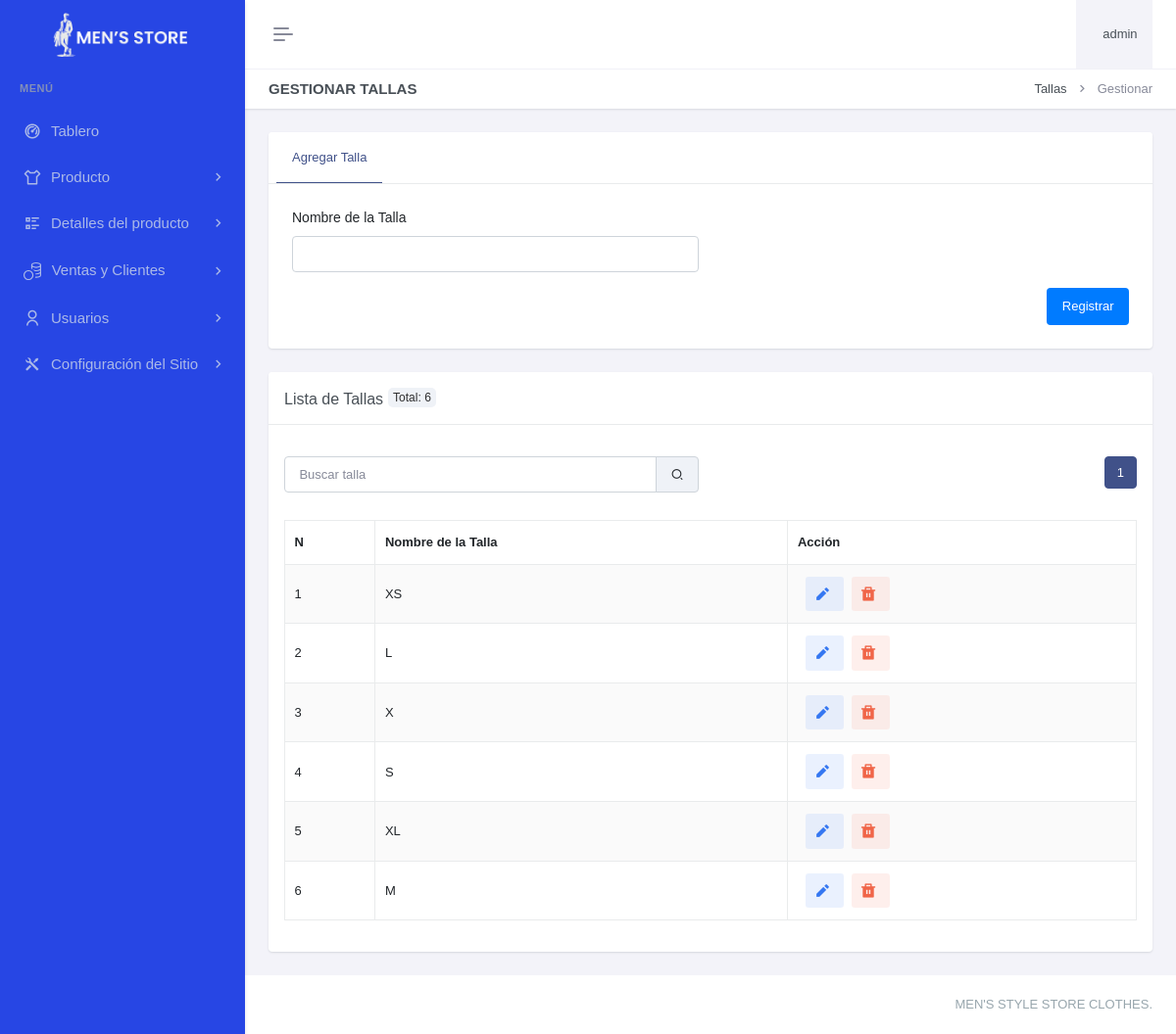
Before: /paneladministrador/detallesproducto/talla/gestionar-talla.php (signed in) with the older database file.
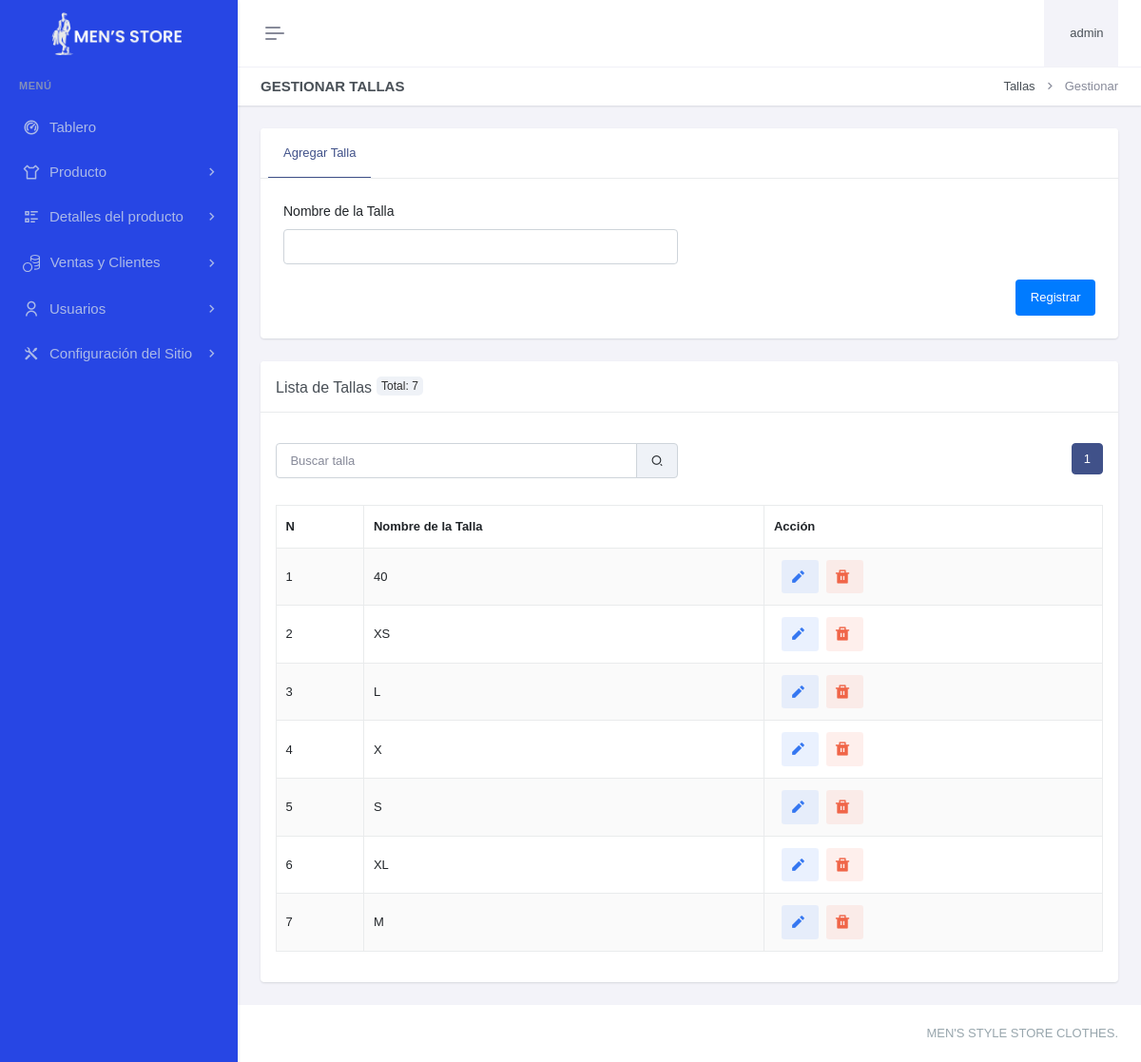
After: the same page with the newer database file.
### tables this page shows
CREATE TABLE `talla` (
  `talId` int(11) NOT NULL,
  `talNombre` varchar(30) DEFAULT NULL,
  `talFechaRegis` datetime DEFAULT current_timestamp()
);

### paneladministrador/detallesproducto/talla/gestionar-talla.php (the view, shortened to what this page needs)
<?php
include "../../header.php";
include "../../sidebar.php";
$registros_por_pagina = 10;
$pagina_actual = isset($_GET['pagina']) ? (int)$_GET['pagina'] : 1;
$offset = ($pagina_actual - 1) * $registros_por_pagina;
$search = isset($_GET['search']) ? trim($_GET['search']) : '';
$query_total = "SELECT COUNT(*) as total FROM talla WHERE talNombre LIKE ?";
$search_param = "%$search%";
$stmt_total = $con->prepare($query_total);
$stmt_total->bind_param('s', $search_param);
$stmt_total->execute();
$result_total = $stmt_total->get_result();
$total_registros = $result_total->fetch_assoc()['total'];
$total_paginas = ceil($total_registros / $registros_por_pagina);
?>
<div class="main-content">
    <div class="page-content">
        <div class="container-fluid">
            <div class="row">
                <div class="col-12">
                    <div class="page-title-box d-sm-flex align-items-center justify-content-between">
                        <h4 class="mb-sm-0">Gestionar Tallas</h4>
                        <div class="page-title-right">
                            <ol class="breadcrumb m-0">
                                <li class="breadcrumb-item"><a href="javascript: void(0);">Tallas</a></li>
                                <li class="breadcrumb-item active">Gestionar</li>
                            </ol>
                        </div>
                    </div>
                </div>
            </div>
            <div class="row">
                <div class="col-xxl-9">
                    <div class="card mt-xxl-n5">
                        <div class="card-header">
                            <ul class="nav nav-tabs-custom rounded card-header-tabs border-bottom-0" role="tablist">
                                <li class="nav-item">
                                    <a class="nav-link active" data-bs-toggle="tab" href="#tallaDetails" role="tab" aria-selected="false">
                                        <i class="fas fa-ruler"></i> Agregar Talla
                                    </a>
                                </li>
                            </ul>
                        </div>
                        <div class="card-body p-4">
                            <div class="tab-content">
                                <div class="tab-pane active" id="tallaDetails" role="tabpanel">
                                    <form method="POST" action="">
                                        <div class="row">
                                            <div class="col-lg-6">
                                                <div class="mb-3">
                                                    <label for="talla_nombre" class="form-label">Nombre de la Talla</label>
                                                    <input type="text" class="form-control" id="talla_nombre" name="talla_nombre" required>
                                                </div>
                                            </div>
                                            <div class="col-lg-12">
                                                <div class="hstack gap-2 justify-content-end">
                                                    <button type="submit" class="btn btn-primary">Registrar</button>
                                                </div>
                                            </div>
                                        </div>
                                    </form>
                                </div>
                            </div>
                        </div>
                    </div>
                    <div class="card mt-4">
                        <div class="card-header">
                            <h5 class="card-title mb-0">Lista de Tallas<div class="badge-total">Total: <?php echo $total_registros; ?></div></h5>
                        </div>
                        <div class="alert-fk px-3 pt-3">
                        </div>
                        <div class="card-body">
                            <div class="row mb-3">
                                <div class="col-md-6">
                                    <div class="input-group">
                                        <input type="text" id="search" class="form-control" placeholder="Buscar talla" value="<?php echo htmlspecialchars($search); ?>">
                                        <span class="input-group-text"><i class="ri-search-2-line"></i></span>
                                    </div>
                                </div>
                                <div class="col-md-6 d-flex justify-content-end">
                                <nav aria-label="Page navigation example">
                                    <ul class="pagination justify-content-center">
                                        <?php for ($i = 1; $i <= $total_paginas; $i++): ?>
                                            <li class="page-item <?php echo ($i == $pagina_actual) ? 'active' : ''; ?>">
                                                <a class="page-link" href="?pagina=<?php echo $i; ?>&search=<?php echo htmlspecialchars($search); ?>#example"><?php echo $i; ?></a>
                                            </li>
                                        <?php endfor; ?>
                                    </ul>
                                </nav>
                                </div>
                            </div>
                            <table id="example" class="table table-bordered dt-responsive nowrap table-striped align-middle" style="width:100%">
                                <thead>
                                    <tr>
                                    <th>N</th>
                                        <th>Nombre de la Talla</th>
                                        <th class="accion-col">Acción</th>
                                    </tr>
                                </thead>
                                <tbody>
                                    <?php
                                    $query = "SELECT * FROM talla WHERE talNombre LIKE ? ORDER BY talId DESC LIMIT ? OFFSET ?";
                                    $stmt = $con->prepare($query);
                                    $stmt->bind_param('sii', $search_param, $registros_por_pagina, $offset);
                                    $stmt->execute();
                                    $result = $stmt->get_result();
                                    $numeracion=$offset+1;
                                    while ($row = $result->fetch_assoc()) {
                                        echo "<tr id='talla-{$row['talId']}'>
                                                <td>{$numeracion}</td>
                                                <td>{$row['talNombre']}</td>
                                                <td>
                                                    <a href='editartalla.php?id={$row['talId']}' class='btn btn-soft-secondary btn-sm ms-2 me-1' aria-label='Editar' title='Editar'><i class='ri-pencil-fill align-bottom me-1' style='font-size: 1.5em;'></i></a>
                                                    <a href='javascript:void(0);' class='btn btn-soft-danger btn-sm' onclick='confirmDeleteTalla({$row['talId']})' aria-label='Eliminar' title='Eliminar'><i class='ri-delete-bin-fill align-bottom me-1' style='font-size: 1.5em;'></i></a>
                                                </td>
                                            </tr>";
                                            $numeracion++;
                                    }
                                    ?>
                                </tbody>
                            </table>
                        </div>
                    </div>
                </div>
            </div>
        </div>
    </div>
<?php include "../../footer.php"; ?>

### paneladministrador/header.php (shortened to what this page needs)
<?php
if (!isset($_SESSION['admin_id'])) {
    header("Location: /paneladministrador/login.php");
} else {
    $username = $_SESSION['admin_username'];
}
?>
<!DOCTYPE html>
<html lang="es" data-layout="vertical" data-topbar="light" data-sidebar="dark" data-sidebar-size="lg" data-sidebar-image="none">
<head>
    <link href="/paneladministrador/recursos/css/bootstrap.min.css" rel="stylesheet" type="text/css" />
    <link href="/paneladministrador/recursos/css/icons.min.css" rel="stylesheet" type="text/css" />
    <link href="/paneladministrador/recursos/css/app.min.css" rel="stylesheet" type="text/css" />
</head>
<body>
    <div id="layout-wrapper">
        <header id="page-topbar">
            <div class="layout-width">
                <div class="navbar-header">
                    <div class="d-flex">
                        <button type="button" class="btn btn-sm px-3 fs-16 header-item vertical-menu-btn topnav-hamburger" id="topnav-hamburger-icon">
                            <span class="hamburger-icon">
                                <span></span>
                                <span></span>
                                <span></span>
                            </span>
                        </button>
                    </div>
                    <div class="d-flex align-items-center">
                        <div class="dropdown ms-sm-3 header-item topbar-user">
                            <button type="button" class="btn" id="page-header-user-dropdown" data-bs-toggle="dropdown" aria-haspopup="true" aria-expanded="false">
                                <span class="d-flex align-items-center">
                                    <span class="text-start ms-xl-2">
                                        <span class="d-xl-inline-block ms-1 fw-medium user-name-text"><?php print $username;?></span>
                                    </span>
                                </span>
                            </button>
                        </div>
                    </div>
                </div>
            </div>
        </header>

### paneladministrador/sidebar.php (shortened to what this page needs)
<div class="app-menu navbar-menu">
  <div class="navbar-brand-box">
    <a href="/paneladministrador/index.php" class="logo logo-light">
      <span class="logo-lg">
        <img src="/paneladministrador/recursos/images/mens-store.png" alt="logo" height="45">
      </span>
    </a>
  </div>
<div id="scrollbar">
    <div class="container-fluid">
      <ul class="navbar-nav" id="navbar-nav">
        <li class="menu-title"><span data-key="t-menu">Menú</span></li>
        <li class="nav-item">
                <a href="/paneladministrador/index.php" class="nav-link" data-key="t-analytics">  <i class="ri-dashboard-2-line"></i> <span data-key="t-dashboards"> Tablero </span></a>
              </li>
                  <li class="nav-item">
                            <a class="nav-link menu-link" href="#sidebarP" data-bs-toggle="collapse" role="button" aria-expanded="true" aria-controls="sidebarLanding">
                            <i class="ri-t-shirt-line"></i>
                            <span data-key="t-landing">Producto</span>
                            </a>
                      </li>
                      <li class="nav-item">
                            <a class="nav-link menu-link" href="#sidebarDP" data-bs-toggle="collapse" role="button" aria-expanded="true" aria-controls="sidebarLanding">
                            <i class="ri-list-check-2"></i>
                            <span data-key="t-landing">Detalles del producto</span>
                            </a>
                        </li>
                        <li class="nav-item">
                          <a class="nav-link menu-link" href="#sidebarAdmin" data-bs-toggle="collapse" role="button" aria-expanded="true" aria-controls="sidebarLanding">
                            <i></i>
                            <span data-key="t-landing">Ventas y Clientes</span>
                          </a>
                        </li>
                        <li class="nav-item">
                            <a class="nav-link menu-link" href="#sidebarU" data-bs-toggle="collapse" role="button" aria-expanded="true" aria-controls="sidebarLanding">
                                <i class="ri-user-line"></i> <span data-key="t-landing">Usuarios</span>
                            </a>
                        </li>
                        <li class="nav-item">
                            <a class="nav-link menu-link" href="#sidebarCS" data-bs-toggle="collapse" role="button" aria-expanded="true" aria-controls="sidebarLanding">
                                <i class="ri-tools-fill"></i> <span data-key="t-landing"> Configuración del Sitio </span>
                            </a>
                        </li>
      </ul>
    </div>
  </div>
  <div class="sidebar-background"></div>
</div>

### paneladministrador/footer.php (shortened to what this page needs)
    <footer class="footer">
        <div class="container-fluid">
            <div class="row">
                <div class="col-sm-6">
                </div>
                <div class="col-sm-6">
                    <div class="text-sm-end d-none d-sm-block">
                        MEN'S STYLE STORE CLOTHES.
                    </div>
                </div>
            </div>
        </div>
    </footer>
</div>
</body>
</html>

Changed rows visible on the page:
added talla: talNombre "40"
Other visible differences:
$total_registros: "6" → "7"
